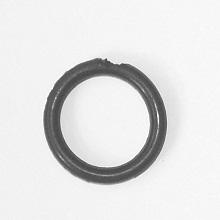
#> input picture Orings/Oring1.jpg, 220 x 220 px; its folder holds only this picture in this run
$ python main.py
#> lines starting #> are read from the running program, lines starting #| are printed output that depends on the picture; after the words box and inside, x2 and y2 are one past the last pixel; in counts of white or black regions, pixels touching at a corner belong together
import cv2
import numpy as np
import os
import time


# ---------------- LOAD IMAGES ----------------
def load_images(folder):
#> called with folder = 'Orings'
    images = []
    filenames = []

    for filename in os.listdir(folder):
        if filename.endswith(".jpg"):
            path = os.path.join(folder, filename)
            img = cv2.imread(path)
#> img is the input picture: shape (220, 220, 3); min 55, max 255, mean 225.2
            images.append(img)
            filenames.append(filename)

    return images, filenames


# ---------------- DILATION ----------------
def dilate(binary):
    rows, cols = binary.shape
    output = np.zeros_like(binary)

    for i in range(1, rows - 1):
        for j in range(1, cols - 1):
            if np.any(binary[i-1:i+2, j-1:j+2] == 255):
                output[i, j] = 255

    return output


# ---------------- EROSION ----------------
def erode(binary):
    rows, cols = binary.shape
    output = np.zeros_like(binary)

    for i in range(1, rows - 1):
        for j in range(1, cols - 1):
            if np.all(binary[i-1:i+2, j-1:j+2] == 255):
                output[i, j] = 255

    return output


# ---------------- CONNECTED COMPONENT LABELLING ----------------
def connected_components(binary):

    rows, cols = binary.shape
    labels = np.zeros((rows, cols), dtype=np.int32)
    label = 1
    areas = {}

    for i in range(rows):
        for j in range(cols):

            if binary[i, j] == 255 and labels[i, j] == 0:

                stack = [(i, j)]
                area = 0

                while stack:
                    x, y = stack.pop()

                    if (0 <= x < rows and
                        0 <= y < cols and
                        binary[x, y] == 255 and
                        labels[x, y] == 0):

                        labels[x, y] = label
                        area += 1

                        stack.append((x+1, y))
                        stack.append((x-1, y))
                        stack.append((x, y+1))
                        stack.append((x, y-1))

                areas[label] = area
                label += 1

    return labels, areas


# ---------------- COUNT HOLES ----------------
def count_holes(binary):

    rows, cols = binary.shape

    # Invert mask
    inverted = np.zeros_like(binary)

    for i in range(rows):
        for j in range(cols):
            if binary[i, j] == 0:
                inverted[i, j] = 255
            else:
                inverted[i, j] = 0

    labels, areas = connected_components(inverted)

    hole_count = 0

    for label in areas:

        touches_border = False

        # Check if region touches image border (background region)
        for i in range(rows):
            if labels[i, 0] == label or labels[i, cols-1] == label:
                touches_border = True

        for j in range(cols):
            if labels[0, j] == label or labels[rows-1, j] == label:
                touches_border = True

        if not touches_border:
            hole_count += 1

    return hole_count


# ---------------- MAIN ----------------
def main():

    base_dir = os.path.dirname(os.path.dirname(os.path.abspath(__file__)))
    image_folder = os.path.join(base_dir, "Orings")
    output_folder = os.path.join(base_dir, "outputs")

    images, filenames = load_images(image_folder)
#> images = 1 item; filenames = ['Oring1.jpg']

    for img, filename in zip(images, filenames):

        start_time = time.time()

        # ---------- GRAYSCALE ----------
        gray = np.zeros((img.shape[0], img.shape[1]), dtype=np.uint8)

        for x in range(img.shape[0]):
            for y in range(img.shape[1]):
                b = int(img[x, y, 0])
                g = int(img[x, y, 1])
                r = int(img[x, y, 2])
                gray[x, y] = int((r + g + b) / 3)

        # ---------- HISTOGRAM ----------
        hist = np.zeros(256)

        for x in range(gray.shape[0]):
            for y in range(gray.shape[1]):
                hist[gray[x, y]] += 1

        peak1 = np.argmax(hist[:128])
        peak2 = np.argmax(hist[128:]) + 128
        threshold = int((peak1 + peak2) / 2)

        # ---------- THRESHOLD ----------
        binary = np.zeros_like(gray)

        for x in range(gray.shape[0]):
            for y in range(gray.shape[1]):
                if gray[x, y] < threshold:   # O-ring is darker
                    binary[x, y] = 255
                else:
                    binary[x, y] = 0

        # ---------- MORPHOLOGICAL CLOSING ----------
        binary = dilate(binary)
        binary = erode(binary)

        # ---------- CONNECTED COMPONENTS ----------
        labels, areas = connected_components(binary)

        if len(areas) == 0:
            result = "FAIL"
        else:
            largest_label = max(areas, key=areas.get)

            ring_mask = np.zeros_like(binary)

            for i in range(binary.shape[0]):
                for j in range(binary.shape[1]):
                    if labels[i, j] == largest_label:
                        ring_mask[i, j] = 255

            binary = ring_mask

            # ---------- HOLE ANALYSIS ----------
            holes = count_holes(binary)

            if holes == 1:
                result = "PASS"
            else:
                result = "FAIL"

        # ---------- SAVE OUTPUT ----------
        cv2.imwrite(os.path.join(output_folder, "binary_" + filename), binary)

        end_time = time.time()
        processing_time = end_time - start_time

        cv2.putText(img,
                    f"{result} | {processing_time:.4f}s",
                    (20, 40),
                    cv2.FONT_HERSHEY_SIMPLEX,
                    1,
                    (0, 0, 255),
                    2)

        cv2.imwrite(os.path.join(output_folder, filename), img)

        print("Processed:", filename)
#> this loop made 1 pass
#> (filename, peak1, peak2, threshold) on pass 1: ('Oring1.jpg', 89, 243, 166)
#| Processed: Oring1.jpg
#> pass 1, in main, `labels, areas = connected_components(binary)`:
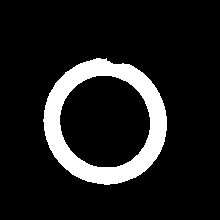
#> labels: shape (220, 220) int32; values 0 (black) and 1 (white), 11.8% white; 1 white region, box (x1, y1, x2, y2) and area: (43, 58, 167, 185) 5700
#> pass 1, in count_holes, `labels, areas = connected_components(inverted)`:
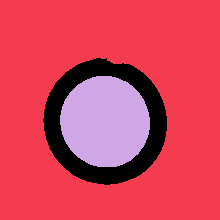
#> labels: shape (220, 220) int32; 3 distinct labels, from 0 to 2; one colour per label, 0 black
#> pass 1, in main, `cv2.imwrite(os.path.join(output_folder, filename), img)`:
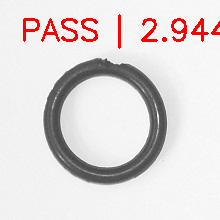
#> saved as Oring1.jpg: shape (220, 220, 3); mean B, G, R 218.4, 218.4, 225.5


if __name__ == "__main__":
    main()

$ run again, on Orings/Oring13.jpg
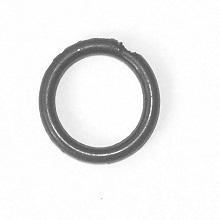
#> input picture Orings/Oring13.jpg, 220 x 220 px
#> in load_images, img is the input picture: shape (220, 220, 3); min 63, max 255, mean 235.7
#> images = 1 item; filenames = ['Oring13.jpg']
#> the loop in main, `for img, filename in zip(images, filenames): ` made 1 pass
#> (filename, peak1, peak2, threshold) on pass 1: ('Oring13.jpg', 99, 254, 176)
#> (printed output is left out)
#> pass 1, in main, `labels, areas = connected_components(binary)`:
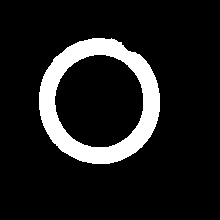
#> labels: shape (220, 220) int32; values 0 (black) and 1 (white), 11.6% white; 1 white region, box (x1, y1, x2, y2) and area: (39, 38, 160, 164) 5616
#> pass 1, in main, `cv2.imwrite(os.path.join(output_folder, filename), img)`:
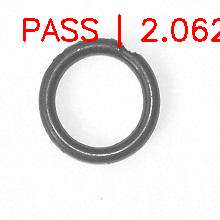
#> saved as Oring13.jpg: shape (220, 220, 3); mean B, G, R 228.6, 228.6, 235.9

$ run again, on Orings/Oring14.jpg
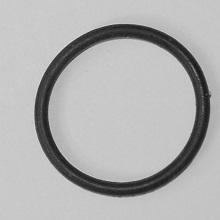
#> input picture Orings/Oring14.jpg, 220 x 220 px
#> in load_images, img is the input picture: shape (220, 220, 3); min 13, max 234, mean 176.1
#> images = 1 item; filenames = ['Oring14.jpg']
#> the loop in main, `for img, filename in zip(images, filenames): ` made 1 pass
#> (filename, peak1, peak2, threshold) on pass 1: ('Oring14.jpg', 48, 200, 124)
#> (printed output is left out)
#> pass 1, in main, `labels, areas = connected_components(binary)`:
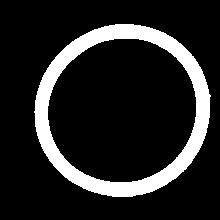
#> labels: shape (220, 220) int32; values 0 (black) and 1 (white), 14.8% white; 1 white region, box (x1, y1, x2, y2) and area: (34, 24, 211, 197) 7149
#> pass 1, in main, `cv2.imwrite(os.path.join(output_folder, filename), img)`:
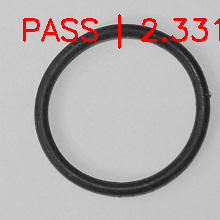
#> saved as Oring14.jpg: shape (220, 220, 3); mean B, G, R 171.6, 171.6, 178.4

$ run again, on Orings/Oring15.jpg
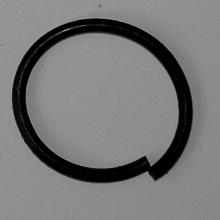
#> input picture Orings/Oring15.jpg, 220 x 220 px
#> in load_images, img is the input picture: shape (220, 220, 3); min 0, max 174, mean 120.1
#> images = 1 item; filenames = ['Oring15.jpg']
#> the loop in main, `for img, filename in zip(images, filenames): ` made 1 pass
#> (filename, peak1, peak2, threshold) on pass 1: ('Oring15.jpg', 0, 143, 71)
#> (printed output is left out)
#> pass 1, in main, `labels, areas = connected_components(binary)`:
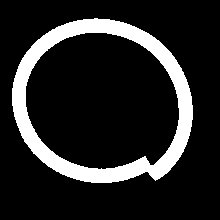
#> labels: shape (220, 220) int32; values 0 (black) and 1 (white), 14.9% white; 1 white region, box (x1, y1, x2, y2) and area: (12, 18, 193, 183) 7228
#> pass 1, in main, `cv2.imwrite(os.path.join(output_folder, filename), img)`:
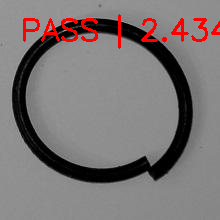
#> saved as Oring15.jpg: shape (220, 220, 3); mean B, G, R 117.3, 117.3, 124.2

$ run again, on Orings/Oring10.jpg
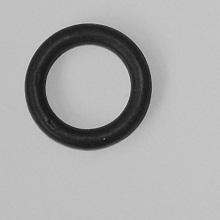
#> input picture Orings/Oring10.jpg, 220 x 220 px
#> in load_images, img is the input picture: shape (220, 220, 3); min 9, max 224, mean 169.7
#> images = 1 item; filenames = ['Oring10.jpg']
#> the loop in main, `for img, filename in zip(images, filenames): ` made 1 pass
#> (filename, peak1, peak2, threshold) on pass 1: ('Oring10.jpg', 39, 193, 116)
#> (printed output is left out)
#> pass 1, in main, `labels, areas = connected_components(binary)`:
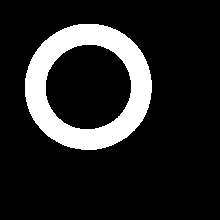
#> labels: shape (220, 220) int32; values 0 (black) and 1 (white), 14.5% white; 1 white region, box (x1, y1, x2, y2) and area: (25, 24, 152, 150) 6998
#> pass 1, in main, `cv2.imwrite(os.path.join(output_folder, filename), img)`:
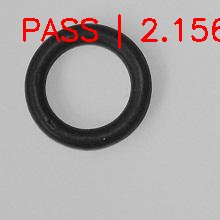
#> saved as Oring10.jpg: shape (220, 220, 3); mean B, G, R 165.4, 165.4, 172.3
